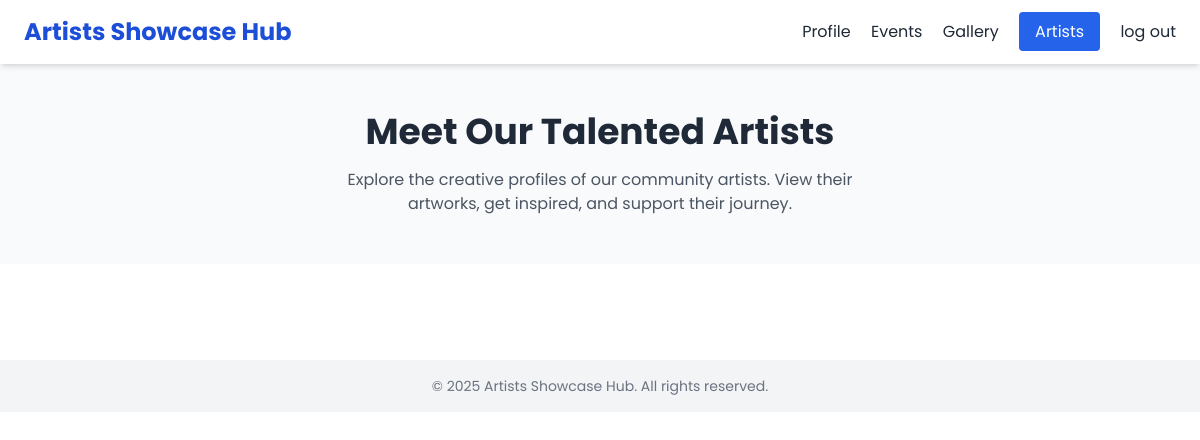
The app's page /artist_profile/, older data.
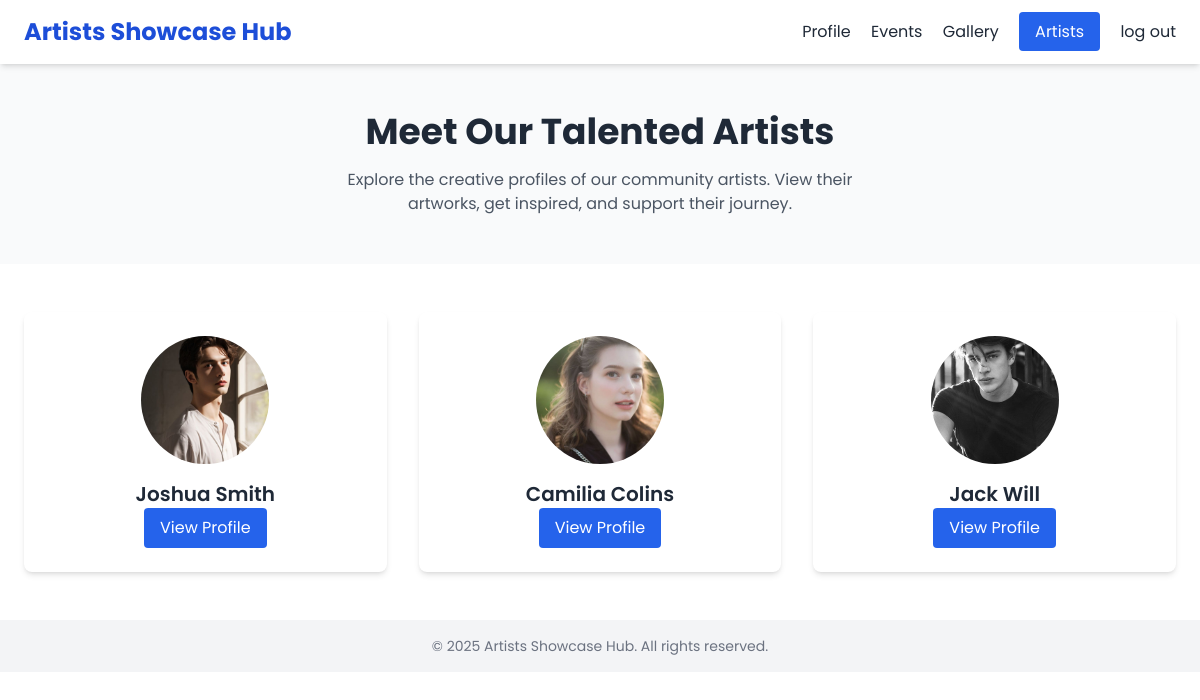
The same page, newer data.
### hub/models.py (models this page shows, shortened)
class Artist(models.Model):
    artist_id = models.AutoField(primary_key=True)
    name = models.CharField(max_length=100)
    bio = models.TextField()
    profile_picture = models.ImageField(upload_to='artist_pics/')
    email = models.EmailField()
    phone_number = models.CharField(max_length=20, blank=True, null=True)
    location = models.CharField(max_length=100)
    social_links = models.JSONField(blank=True, null=True)  # Store links as JSON (e.g., Instagram, Twitter)
    created_at = models.DateTimeField(auto_now_add=True)
    updated_at = models.DateTimeField(auto_now=True)

### hub/views.py (the view)
# urls.py: path('artist_profile/',views.artist,name='artist_profile'),
def artist(request):
    artists=Artist.objects.all()
    context={
       'artists': artists,
    }
    return render (request,'artist_profile.html',context=context)

### template/artist_profile.html (shortened to what this page needs)
<!DOCTYPE html>
<html lang="en">
<head>
  <script src="https://cdn.tailwindcss.com"></script>
</head>
<body class="bg-white text-gray-800">
  <header class="flex justify-between items-center px-6 py-4 shadow-md sticky top-0 bg-white z-50">
    <h1 class="text-2xl font-bold text-blue-700">Artists Showcase Hub</h1>
    <nav class="space-x-4">
      <a href="{% url 'profile' %}" class="hover:text-blue-600">Profile</a>
      <a href="{% url 'event' %}" class="hover:text-blue-600">Events</a>
      <a href="{% url 'gallery' %}" class="hover:text-blue-600">Gallery</a>
      <a href="{% url 'artist_profile' %}" class="bg-blue-600 text-white px-4 py-2 rounded hover:bg-blue-700">Artists</a>
      <a href="{% url 'logout' %}" class="hover:text-blue-600">log out</a>
    </nav>
  </header>
  <section class="text-center px-6 py-12 bg-gray-50">
    <h2 class="text-4xl font-bold mb-4">Meet Our Talented Artists</h2>
    <p class="text-gray-600 max-w-xl mx-auto">Explore the creative profiles of our community artists. View their artworks, get inspired, and support their journey.</p>
  </section>
  <section class="px-6 py-12">
    <div class="grid md:grid-cols-3 gap-8">
      {% for artist in artists %}
      <div class="bg-white shadow-md rounded-lg overflow-hidden text-center p-6">
        <img src="{{ artist.profile_picture.url }}" alt="{{ artist.name }}" class="w-32 h-32 rounded-full mx-auto mb-4 object-cover">
        <h3 class="text-xl font-semibold">{{ artist.name }}</h3>
        <a href="{% url 'artist_profile_details' artist.artist_id %}" class="inline-block bg-blue-600 text-white px-4 py-2 rounded hover:bg-blue-700">View Profile</a>
      </div>
      {% endfor %}
    </div>
  </section>
  <footer class="text-center py-4 bg-gray-100 text-sm text-gray-500">
    &copy; 2025 Artists Showcase Hub. All rights reserved.
  </footer>
</body>
</html>

Row changes from the older to the newer data that the page shows:
added Artist: profile_picture (picture), name "Joshua Smith"
added Artist: profile_picture (picture), name "Camilia Colins"
added Artist: profile_picture (picture), name "Jack Will"
